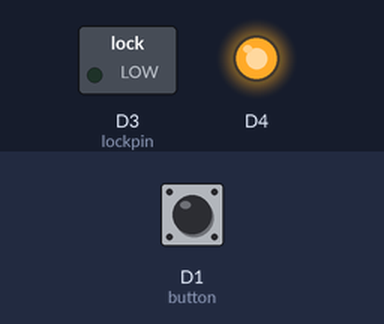
Simulated run of this program. Board: ESP8266 (Wemos D1 mini). On the bench: switched loads named in the program (green lamp = pin HIGH), output pins drawn as LEDs (lit = HIGH). The test bench sets the inputs (shaded band); at power-on: D1 (button) HIGH. WiFi joins after 1.5 s; servers stay silent unless stated; storage starts empty; what the program prints to the serial monitor is not drawn.

Above: at 2.7 s.
2.8 s: D1 (button) pulled LOW for 0.15 s
At 3.8 s:
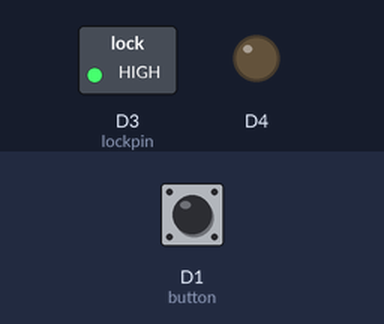
10.4 s: D1 (button) pulled LOW for 1 s
At 16.5 s:
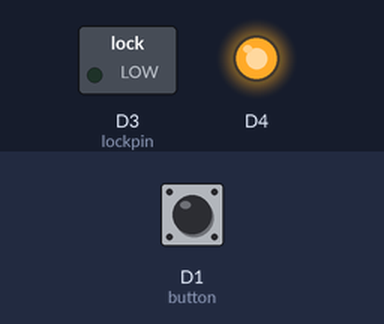
17.0 s: D1 (button) pulled LOW for 3.2 s
At 18.2 s:
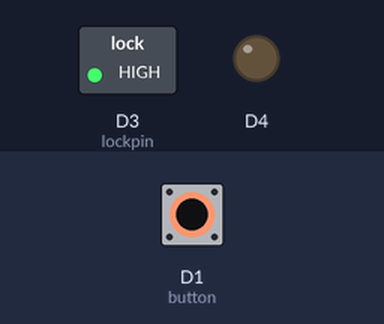
Timing chart, 0 to 23.6 s (numbered marks = the images above; inputs shaded):
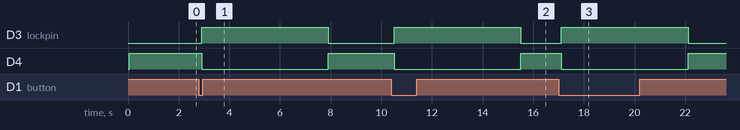

Measured:
- after the input at 2.8 s, D3 (lockpin): LOW → HIGH after 0.11 s, → LOW 5.0 s later; D4: HIGH → LOW after 0.11 s, → HIGH 5.0 s later
- after the input at 10.4 s, D3 (lockpin): LOW → HIGH after 0.11 s, → LOW 5.0 s later; D4: HIGH → LOW after 0.11 s, → HIGH 5.0 s later
- after the input at 17.0 s, D3 (lockpin): LOW → HIGH after 0.11 s, → LOW 5.0 s later; D4: HIGH → LOW after 0.11 s, → HIGH 5.0 s later

The program:

main.cpp
```cpp
#include <Arduino.h>

#include <ESP8266WiFi.h>

#include <ESPAsyncTCP.h>
#include <ESPAsyncWebServer.h>

#include <AsyncTimer.h>

#include <LittleFS.h>
#include <FS.h>

FS *filesystem = &LittleFS;

const int http_server_port = 80;

const char* wifi_ssid = "wifi_ssid";
const char* wifi_pass = "wifi_pass";

const char* http_admin_username = "admin";
const char* http_admin_password = "admin";

const int autoLockDelay = 5000;
const int debounceDelay = 100;

const String passwords[] = {
    "password1",
    "password2",
    "password3",
};

AsyncTimer timer;

class Logger {
    private:
    File logFile;
    public:
    Logger() {
        if(!filesystem->begin()) {
            this->log("Unable to mount LittleFS. Logging to Serial.");
        }
    }

    void log(String msg) {
        String logLine = "[" + (String)millis() + "] " + msg + "\n";
        Serial.println(logLine);

        logFile = filesystem->open("/log.txt", "a");
        if(logFile)
            logFile.write(logLine.c_str());
        logFile.close();
    }
    String getLog() {
        String result;
        logFile = filesystem->open("/log.txt", "r");
        if(!logFile)
            return result;

        while (logFile.available()) {
            result += logFile.readString();
        }
        logFile.close();

        return result;
    }
};


class HardwareLock {
    public:
    int lockpin, revlockpin;

    HardwareLock(int p1 = D3, int p2 = D4) {
        lockpin     = p1;
        revlockpin  = p2;

        pinMode(this->lockpin,    OUTPUT);
        pinMode(this->revlockpin, OUTPUT);
    }

    void lock() {
        digitalWrite(this->revlockpin, HIGH);
        digitalWrite(this->lockpin, LOW);
    }

    void unlock() {
        digitalWrite(this->lockpin, HIGH);
        digitalWrite(this->revlockpin, LOW);
    }
    bool getState() {
        return !digitalRead(this->lockpin);
    }
};

class APICalls {
    private:
    HardwareLock hwlock;
    Logger logger;

    public:
    bool checkPassword(AsyncWebServerRequest *request) {
        int success = 0;
        String password;
        for(size_t i=0; i<request->headers(); i++) {
            if(request->getHeader(i)->name() == "pass") {
                password = request->getHeader(i)->value();
                break;
            }
        }
        for(String pass : passwords) {
            if(pass == password) {
                success = 1;
                break;
            }
        }
        return success;
    }

    bool autolock(AsyncWebServerRequest *request) {
        String autolockValue;
        for(size_t i=0; i<request->headers(); i++) {
            if(request->getHeader(i)->name() == "autolock") {
                autolockValue = request->getHeader(i)->value();
                break;
            }
        }
        return autolockValue == "true";
    }

    void lock(AsyncWebServerRequest *request) {
        if(!checkPassword(request)) {
            logger.log("LOCK FAIL: " + request->client()->remoteIP().toString());
            request->send(403, "text/plain", "fail");
            return;
        }

        this->hwlock.lock();
        logger.log("LOCK SUCCESS: " + request->client()->remoteIP().toString());
        request->send(200, "text/plain", "success");
    }

    void unlock(AsyncWebServerRequest *request) {

        if(!checkPassword(request)) {
            logger.log("UNLOCK FAIL: " + request->client()->remoteIP().toString());
            request->send(403, "text/plain", "fail");
            return;
        }
        this->hwlock.unlock();
        logger.log("UNLOCK SUCCESS: " + request->client()->remoteIP().toString());
        request->send(200, "text/plain", "success");

        if(autolock(request)) {
            timer.setTimeout([this]() {
                if(this->hwlock.getState() == false) {
                    this->hwlock.lock();
                    logger.log(" \\_ AUTO LOCKED");
                }
            }, autoLockDelay);
        }
    }

    void state(AsyncWebServerRequest *request) {
        logger.log("STATE REQUEST: " + request->client()->remoteIP().toString());
        if(this->hwlock.getState())
            request->send(200, "text/plain", "locked");
        else
            request->send(200, "text/plain", "unlocked");
    }
};

class Button {
    private:
    int buttonPin = D2;
    Logger logger;
    HardwareLock hwlock;
    bool btnState = false;
    bool lastBtnState = false;
    unsigned long lastDebounceTime = 0;

    public:

    Button(int p1 = D2) {
        buttonPin = p1;
        pinMode(buttonPin, INPUT_PULLUP);
    }
    bool isClicked() {
        bool reading = !digitalRead(buttonPin);
        if (reading != lastBtnState) {
            lastDebounceTime = millis();
        }
        if ((millis() - lastDebounceTime) > debounceDelay) {
            if (reading != btnState) {
                btnState = reading;
                if (btnState) {
                    return true;
                }
            }
        }
        lastBtnState = reading;
        return false;
    }
    void lock() {
        this->hwlock.lock();
        logger.log("LOCK SUCCESS: LOCAL");
    }

    void unlock() {
        logger.log("UNLOCK SUCCESS: LOCAL");
        hwlock.unlock();
        timer.setTimeout([this]{
            this->hwlock.lock();
            logger.log("LOCK SUCCESS: LOCAL");
            logger.log(" \\_ AUTO LOCKED");
        }, autoLockDelay);
    }
};

AsyncWebServer server(http_server_port);

HardwareLock rootHwlock;
APICalls api;
Button button(D1);

void setup() {
    Serial.begin(115200);
    rootHwlock.lock();

    Serial.printf("Connecting to %s...\n", wifi_ssid);
    WiFi.begin(wifi_ssid, wifi_pass);

    while(!WiFi.isConnected()) {
        delay(250);
        Serial.print('.');
    }
    Serial.printf("\nConnected to %s. IP: %s\n", wifi_ssid, WiFi.localIP().toString().c_str());

    server.on("/api/lock", HTTP_GET, [](AsyncWebServerRequest *request){
        api.lock(request);
    });
    server.on("/api/unlock", HTTP_GET, [](AsyncWebServerRequest *request){
        api.unlock(request);
    });
    server.on("/api/state", HTTP_GET, [](AsyncWebServerRequest *request){
        api.state(request);
    });
    server.on("/log", HTTP_GET, [](AsyncWebServerRequest *request) {
        if(!request->authenticate(http_admin_username, http_admin_password))
            return request->requestAuthentication();
        Logger logger;

        String response = "<html><body style=\"background: #D1D1D1;\"><h1 style=\"text-align: center;text-shadow: 1px 1px 5px #515151;\">Log File</h1><pre>";
        response += logger.getLog();
        response += "</pre></body></html>";
        request->send(200, "text/html", response);
    });

    server.begin();

}

void loop() {
    if(button.isClicked()) {
        button.unlock();
    }
    timer.handle();
}
```
